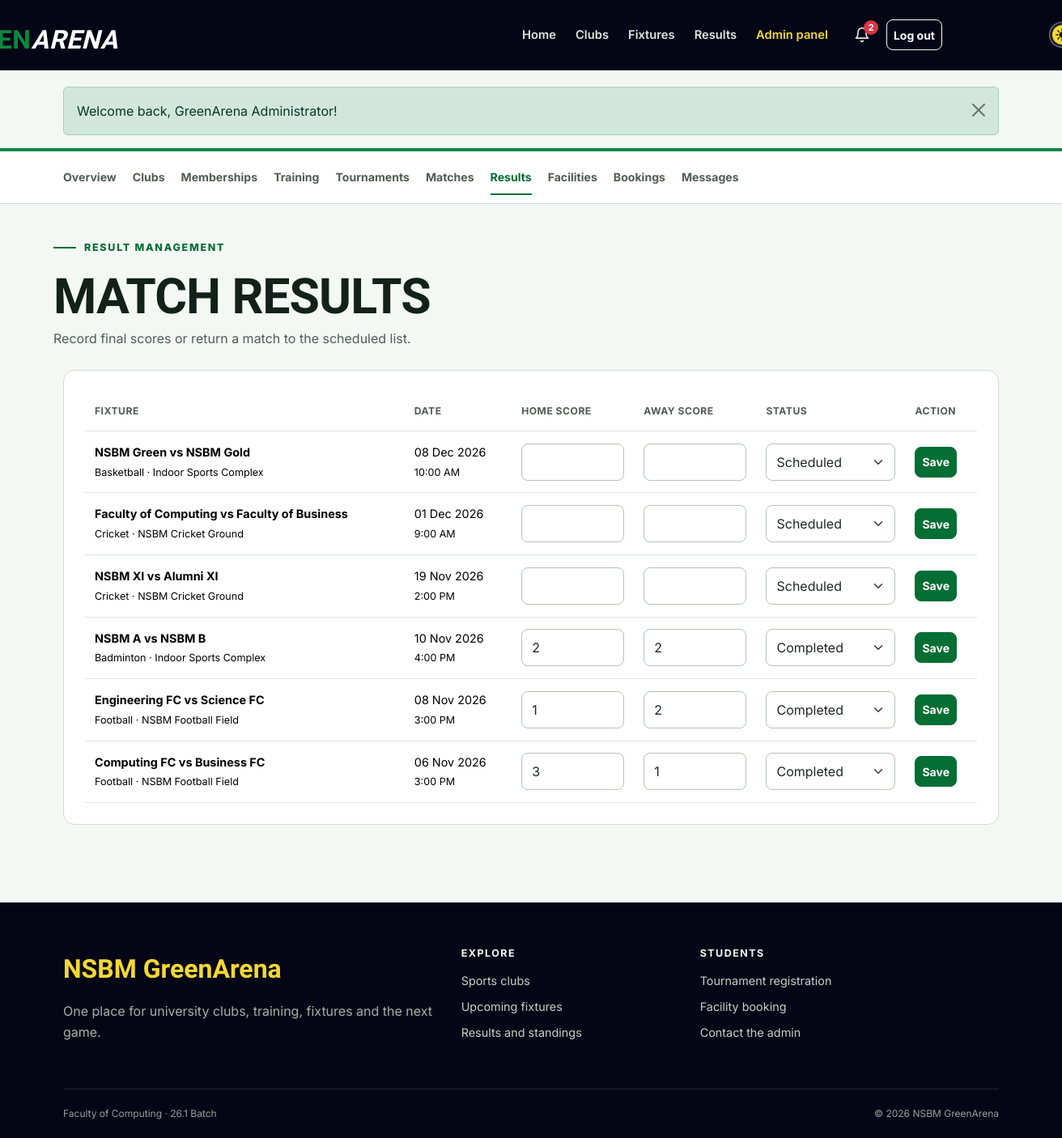
/admin/results.php (signed in), run on the app's committed database.
### tables this page shows
CREATE TABLE matches (
    id INT UNSIGNED AUTO_INCREMENT PRIMARY KEY,
    tournament_id INT UNSIGNED NULL,
    sport VARCHAR(80) NOT NULL,
    home_team VARCHAR(100) NOT NULL,
    away_team VARCHAR(100) NOT NULL,
    match_datetime DATETIME NOT NULL,
    venue VARCHAR(120) NOT NULL,
    status ENUM('scheduled', 'completed', 'cancelled') NOT NULL DEFAULT 'scheduled',
    home_score SMALLINT UNSIGNED NULL,
    away_score SMALLINT UNSIGNED NULL,
    created_at TIMESTAMP DEFAULT CURRENT_TIMESTAMP,
    FOREIGN KEY (tournament_id) REFERENCES tournaments(id) ON DELETE SET NULL
);

### includes/functions.php (called while the page is built, shortened)
<?php
function e($value)
{
    return htmlspecialchars($value ?? '', ENT_QUOTES);
}
function run_query($sql, $params = [])
{
    global $connection;
    $statement = mysqli_prepare($connection, $sql);
    if (count($params) > 0) {
        $types = str_repeat('s', count($params));
        mysqli_stmt_bind_param($statement, $types, ...$params);
    }
    if (!mysqli_stmt_execute($statement)) {
        die('SQL error: ' . mysqli_stmt_error($statement));
    }
    return $statement;
}
function fetch_all($sql, $params = [])
{
    $statement = run_query($sql, $params);
    $result = mysqli_stmt_get_result($statement);
    return mysqli_fetch_all($result, MYSQLI_ASSOC);
}
function format_date($date, $format = 'd M Y')
{
    if ($date) {
        return date($format, strtotime($date));
    }
    return 'Not set';
}
function format_time($time)
{
    if ($time) {
        return date('g:i A', strtotime($time));
    }
    return 'Not set';
}

### admin/results.php (the view, shortened to what this page needs)
<?php
$matches = fetch_all('SELECT * FROM matches ORDER BY FIELD(status, "scheduled", "completed", "cancelled"), match_datetime DESC');
include __DIR__ . '/../includes/header.php';
include __DIR__ . '/../includes/admin_nav.php';
?>
<div class="container dashboard-head"><span class="section-kicker">Result management</span>
    <h1>Match results</h1><p>Record final scores or return a match to the scheduled list.</p>
</div>
<div class="container dashboard-content">
    <section class="content-panel">
        <div class="table-responsive">
            <table class="table">
                <thead>
                    <tr>
                        <th>Fixture</th>
                        <th>Date</th>
                        <th>Home score</th>
                        <th>Away score</th>
                        <th>Status</th>
                        <th>Action</th>
                    </tr>
                </thead>
                <tbody>
                    <?php foreach ($matches as $match): ?>
                        <tr>
                            <td>
                                <strong><?= e($match['home_team']) ?> vs <?= e($match['away_team']) ?></strong><br><small><?= e($match['sport']) ?> · <?= e($match['venue']) ?></small>
                            </td>
                            <td><?= format_date($match['match_datetime']) ?><br><small><?= format_time($match['match_datetime']) ?></small></td>
                            <td>
                                <input class="form-control" type="number" id="home-<?= $match['id'] ?>" name="home_score" min="0" max="999" value="<?= e((string) $match['home_score']) ?>" form="result-<?= $match['id'] ?>">
                            </td>
                            <td>
                                <input class="form-control" type="number" id="away-<?= $match['id'] ?>" name="away_score" min="0" max="999" value="<?= e((string) $match['away_score']) ?>" form="result-<?= $match['id'] ?>">
                            </td>
                            <td>
                                <select class="form-select" id="status-<?= $match['id'] ?>" name="status" form="result-<?= $match['id'] ?>">
                                    <?php foreach (['scheduled', 'completed', 'cancelled'] as $option): ?>
                                        <option value="<?= $option ?>" <?= $match['status'] === $option ? 'selected' : '' ?>><?= ucfirst($option) ?></option>
                                    <?php endforeach; ?>
                                </select>
                            </td>
                            <td>
                                <button class="btn btn-sm btn-sport" type="submit" form="result-<?= $match['id'] ?>">Save</button>
                            </td>
                    </tr><?php endforeach; ?>
                </tbody>
            </table>
        </div>
    </section>
</div>
<?php include __DIR__ . '/../includes/footer.php'; ?>

### assets/css/style.css (style rules this page uses)
:root { --navy-950: #040615; --navy-900: #0d1023; --navy-800: #191d34; --green-600: #0a8842; --green-700: #046e33; --green-800: #055728; --yellow-400: #f4d833; --paper-50: #f3f8f4; --paper-100: #e7efe9; --ink-900: #122119; --ink-600: #4f5c54; --page-bg: var(--paper-50); --page-text: var(--ink-900); --muted-text: var(--ink-600); --brand: var(--green-700); --brand-hover: var(--green-800); --highlight: var(--yellow-400); --highlight2: var(--green-600); --dark-surface: var(--navy-950); --line: #d1dad2; --radius-sm: 8px; --radius-md: 14px; --radius-lg: 22px; --shadow: 0 12px 32px rgba(11, 26, 18, 0.08); }
* { box-sizing: border-box; }
html { scroll-behavior: smooth; }
body { min-height: 100dvh; margin: 0; background: var(--page-bg); color: var(--page-text); font-family: "Inter", sans-serif; font-size: 16px; line-height: 1.65; }
button, a, input, select, textarea { transition: color 180ms ease-out, background-color 180ms ease-out, border-color 180ms ease-out, transform 180ms ease-out; }
h1, h2, h3, h4, .display-font { font-family: "Barlow Condensed", sans-serif; font-weight: 700; line-height: 1.05; letter-spacing: -0.015em; }
h1 { font-size: clamp(2.5rem, 6vw, 4.8rem); }
p { max-width: 72ch; }
.container { max-width: 1180px; }
.btn { min-height: 44px; display: inline-flex; align-items: center; justify-content: center; gap: 8px; font-weight: 700; border-radius: var(--radius-sm); }
.btn-sm { min-height: 38px; }
.btn-sport { background: var(--brand); border-color: var(--brand); color: #fff; }
.hero-kicker, .section-kicker { display: inline-flex; align-items: center; gap: 10px; margin-bottom: 18px; color: var(--brand); font-size: 0.78rem; font-weight: 800; letter-spacing: 0.14em; text-transform: uppercase; }
.hero-kicker::before, .section-kicker::before { content: ""; width: 28px; height: 2px; background: currentColor; }
.content-panel { padding: 26px; margin-bottom: 24px; background: #fff; border: 1px solid var(--line); border-radius: var(--radius-md); }
.form-control, .form-select { min-height: 46px; border-radius: var(--radius-sm); border-color: #b5c2b7; }
.dashboard-head { padding: 36px 0 26px; }
.dashboard-head h1 { margin: 0; font-size: clamp(2.5rem, 5vw, 3.8rem); text-transform: uppercase; }
.dashboard-head p { margin: 6px 0 0; color: var(--muted-text); }
.dashboard-content { padding-bottom: 72px; }
.table { margin-bottom: 0; vertical-align: middle; }
.table > :not(caption) > * > * { padding: 14px 12px; }
.table thead th { color: var(--muted-text); font-size: 0.76rem; letter-spacing: 0.04em; text-transform: uppercase; white-space: nowrap; }
.table tbody td { font-size: 0.9rem; }

### data on the page
matches: home_team "NSBM Green", away_team "NSBM Gold", sport "Basketball", venue "Indoor Sports Complex", match_datetime "08 Dec 2026", match_datetime "10:00 AM", status "Scheduled"
matches: home_team "Faculty of Computing", away_team "Faculty of Business", sport "Cricket", venue "NSBM Cricket Ground", match_datetime "01 Dec 2026", match_datetime "9:00 AM", status "Scheduled"
matches: home_team "NSBM XI", away_team "Alumni XI", sport "Cricket", venue "NSBM Cricket Ground", match_datetime "19 Nov 2026", match_datetime "2:00 PM", status "Scheduled"
matches: home_team "NSBM A", away_team "NSBM B", sport "Badminton", venue "Indoor Sports Complex", match_datetime "10 Nov 2026", match_datetime "4:00 PM", home_score "2", away_score "2", status "Completed"
matches: home_team "Engineering FC", away_team "Science FC", sport "Football", venue "NSBM Football Field", match_datetime "08 Nov 2026", match_datetime "3:00 PM", home_score "1", away_score "2", status "Completed"
matches: home_team "Computing FC", away_team "Business FC", sport "Football", venue "NSBM Football Field", match_datetime "06 Nov 2026", match_datetime "3:00 PM", home_score "3", away_score "1", status "Completed"

### other printed values
$unreadNotifications "2"
$message['message'] "Welcome back, GreenArena Administrator!"
